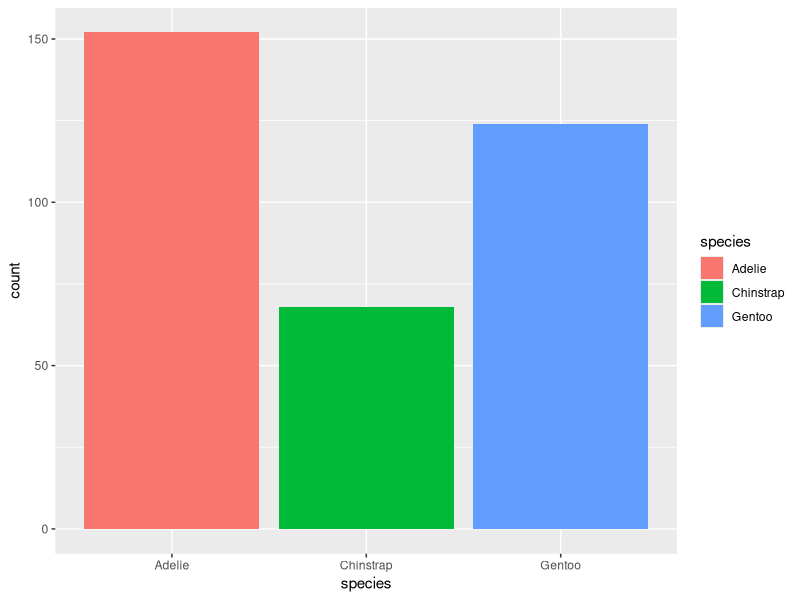

Write R code to recreate this figure.
library(ggplot2)
library(palmerpenguins)
library(dplyr)
library(ggthemes)

ggplot(penguins, aes(x = species, fill = species)) +
    geom_bar() 
